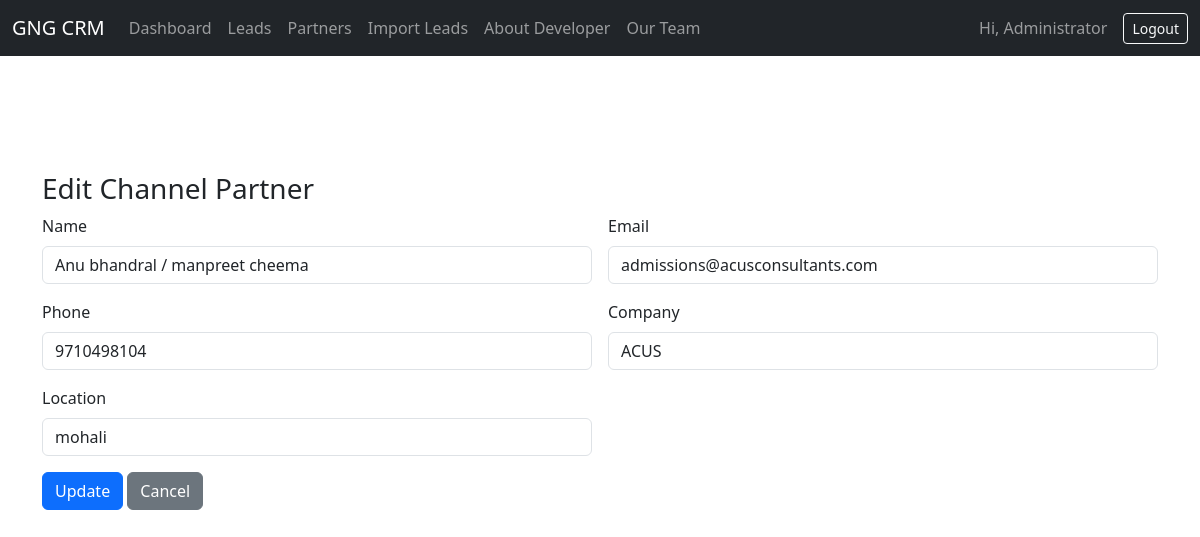
The app's page /edit_partner/1 (signed in) with its own data.
### tables this page shows
CREATE TABLE users (
        id INTEGER PRIMARY KEY AUTOINCREMENT,
        username TEXT UNIQUE NOT NULL,
        password TEXT NOT NULL,
        role TEXT DEFAULT 'admin',
        full_name TEXT DEFAULT ''
    );

CREATE TABLE channel_partners (
        id INTEGER PRIMARY KEY AUTOINCREMENT,
        name TEXT NOT NULL,
        email TEXT,
        phone TEXT,
        company TEXT,
        location TEXT,
        added_on TIMESTAMP DEFAULT CURRENT_TIMESTAMP
    );

### app.py (the view, shortened to what this page needs)
@app.route("/edit_partner/<int:partner_id>", methods=["GET", "POST"])
@login_required
def edit_partner(partner_id):
    conn = get_conn(row_factory=True)
    c = conn.cursor()
    c.execute("SELECT * FROM channel_partners WHERE id=?", (partner_id,))
    partner = c.fetchone()
    conn.close()
    return render_template("edit_partner.html", partner=partner)

### app.py (called while the page is built)
def get_conn(row_factory=False):
    conn = sqlite3.connect(DB_NAME)
    if row_factory:
        conn.row_factory = sqlite3.Row
    return conn

@login_manager.user_loader
def load_user(user_id):
    conn = get_conn()
    c = conn.cursor()
    c.execute("SELECT id, username, role, full_name FROM users WHERE id=?", (user_id,))
    row = c.fetchone()
    conn.close()
    if row:
        return User(id=row[0], username=row[1], role=row[2], full_name=row[3])
    return None

### templates/edit_partner.html
{% extends "base.html" %}
{% block content %}
<h3>Edit Channel Partner</h3>
<form method="post">
  <div class="row g-3">
    <div class="col-md-6"><label class="form-label">Name</label><input name="name" class="form-control" value="{{ partner['name'] }}" required></div>
    <div class="col-md-6"><label class="form-label">Email</label><input name="email" class="form-control" value="{{ partner['email'] }}"></div>
    <div class="col-md-6"><label class="form-label">Phone</label><input name="phone" class="form-control" value="{{ partner['phone'] }}"></div>
    <div class="col-md-6"><label class="form-label">Company</label><input name="company" class="form-control" value="{{ partner['company'] }}"></div>
    <div class="col-md-6"><label class="form-label">Location</label><input name="location" class="form-control" value="{{ partner['location'] }}"></div>
  </div>
  <button class="btn btn-primary mt-3">Update</button>
  <a href="{{ url_for('partners') }}" class="btn btn-secondary mt-3">Cancel</a>
</form>
{% endblock %}

### templates/base.html (shortened to what this page needs)
<!doctype html>
<html lang="en">
<head>
  <link href="https://cdn.jsdelivr.net/npm/bootstrap@5.3.3/dist/css/bootstrap.min.css" rel="stylesheet">
</head>
<body>
<nav class="navbar navbar-expand-lg navbar-dark bg-dark fixed-top">
  <div class="container-fluid">
    <a class="navbar-brand" href="{{ url_for('dashboard') }}">GNG CRM</a>
    <div class="collapse navbar-collapse show">
        <ul class="navbar-nav me-auto">
            <li class="nav-item"><a class="nav-link" href="{{ url_for('dashboard') }}">Dashboard</a></li>
            <li class="nav-item"><a class="nav-link" href="{{ url_for('leads') }}">Leads</a></li>
            <li class="nav-item"><a class="nav-link" href="{{ url_for('partners') }}">Partners</a></li>
            <li class="nav-item"><a class="nav-link" href="{{ url_for('import_leads') }}">Import Leads</a></li>
            <li class="nav-item">
              <a class="nav-link" href="{{ url_for('about') }}">About Developer</a>
            </li>
            <li class="nav-item">
              <a class="nav-link" href="{{ url_for('team') }}">Our Team</a>
            </li>
        </ul>
      {% if current_user.is_authenticated %}
      <span class="navbar-text me-3">Hi, {{ current_user.full_name or current_user.username }}</span>
      <a href="{{ url_for('logout') }}" class="btn btn-outline-light btn-sm">Logout</a>
      {% endif %}
    </div>
  </div>
</nav>
<div class="container pt-5 mt-4">
</div>
  <div class="container" style="margin-top: 100px;">
                  {% block content %}{% endblock %}
  </div>
</body>
</html>

### records on screen
users: full_name "Administrator"
channel_partners: name "Anu bhandral / manpreet cheema", email "admissions@acusconsultants.com", phone "9710498104", company "ACUS", location "mohali"
